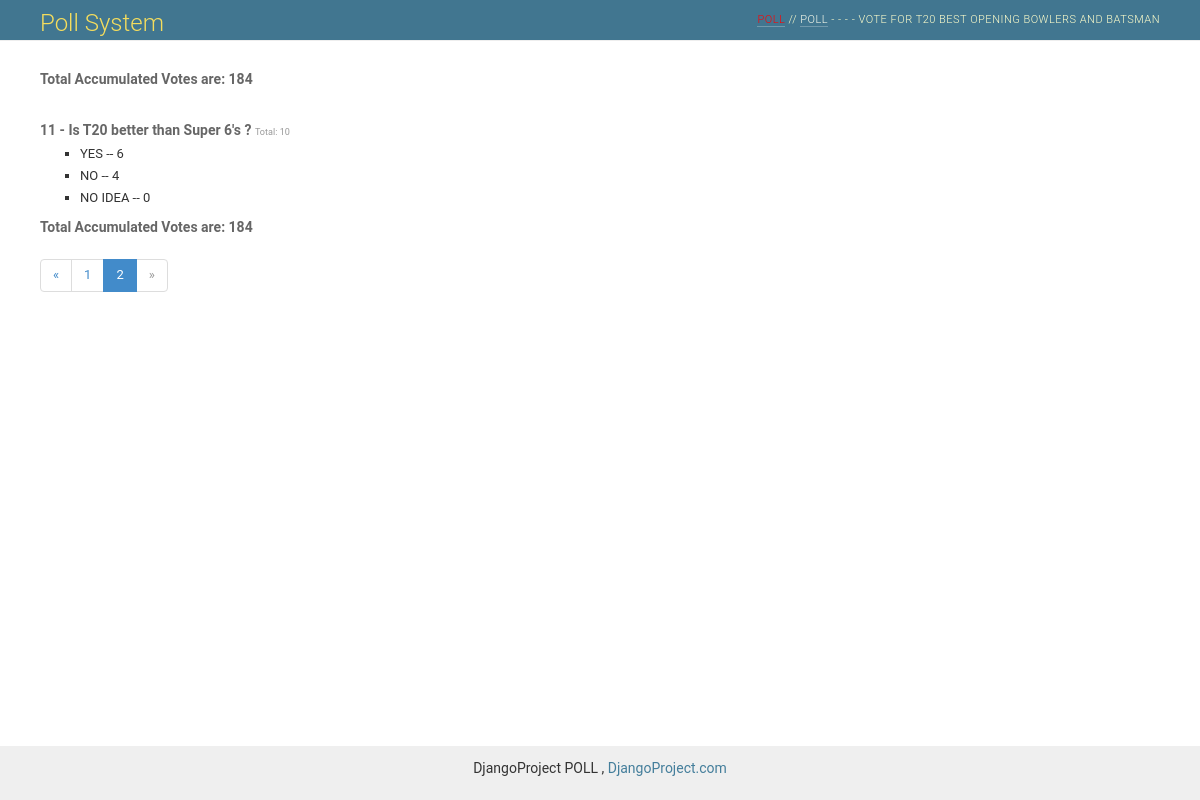
Before: /poll/viewall/?page=2 with the older database file.
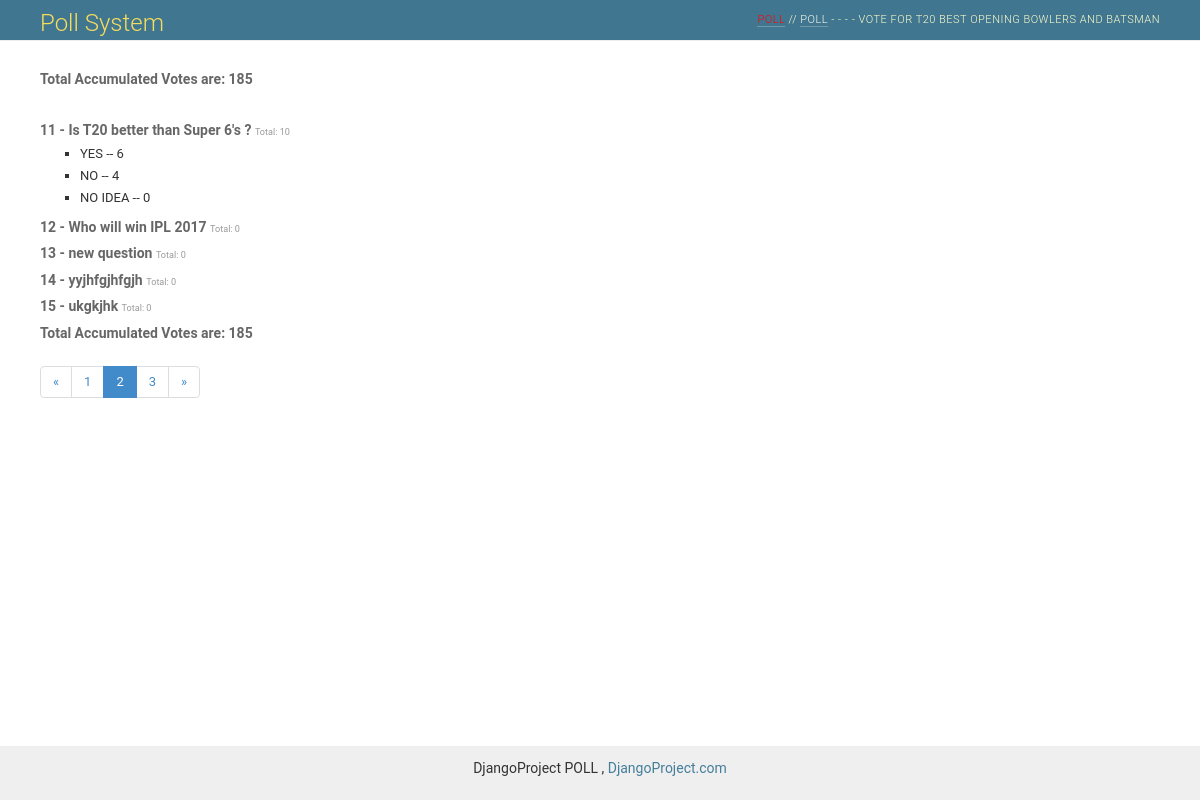
After: the same page with the newer database file.
### poll/models.py (models this page shows, shortened)
class Question(models.Model):
    question_text = models.CharField('Question ', max_length=500, help_text="Enter your Question")
    pub_date = models.CharField(help_text='Date Published', max_length=200)
    def was_published_recently(self):
        now = timezone.now()
        return now - datetime.timedelta(days=1) <= self.pub_date <= now
    was_published_recently.admin_order_field = 'pub_date'
    was_published_recently.boolean = True
    was_published_recently.short_description = 'Published recently?'

class Choice(models.Model):
    question = models.ForeignKey(Question, on_delete=models.CASCADE, blank=True)
    choice_text = models.CharField('Poll Option', max_length=200, help_text="Enter Poll option for Choosen Question")
    votes = models.IntegerField(default=0, help_text="Enter Vote Count")

### poll/views.py (the view)
def viewAllResults(request):
    question = Question.objects.all()
    choice = Choice.objects.all()
    score_total = {}
    for q in question:
        count = 0
        for c in choice:
            if c.question_id == q.id:
                count += c.votes
        score_total[q.id] = count
    total_votes = Choice.objects.all().aggregate(sumofvotes=Sum('votes'))
    page = request.GET.get('page', 1)
    paginator = Paginator(question, 5)
    try:
        question = paginator.page(page)
    except PageNotAnInteger:
        question = paginator.page(1)
    except EmptyPage:
        question = paginator.page(paginator.num_pages)
    return render(request, 'poll/viewall.html',
                  {'question': question,
                   'choice': choice,
                   'total_votes': total_votes,
                   'score_total': score_total, 'count': calculate()})

### poll/views.py (called while the page is built)
def calculate():
    question = Question.objects.count()
    choice = Choice.objects.count()
    totalVotes = [c.votes for c in Choice.objects.all()]
    return {'questionCount': question, 'choiceCount': choice, 'totalVotes': sum(totalVotes)}

### poll/templates/poll/viewall.html (shortened to what this page needs)
{% extends "poll/base.html" %}
{% block content %}
    <h3>Total Accumulated Votes are: {{ total_votes.sumofvotes }} </h3><br/>
    {% for q in question %}
        <h3>
            {{ q.id }} - {{ q.question_text }}
            {% for score,value in score_total.items %}
                {% if q.id == score %}
                    <small>Total: {{ value }}</small>
                {% endif %}
            {% endfor %}
        </h3>
        <ul>
            {% for c in choice %}
                {% if c.question_id == q.id %}
                    <li>{{ c.choice_text|upper }} -- {{ c.votes }}</li>
                {% endif %}
            {% endfor %}
        </ul>
    {% endfor %}
    <h3>Total Accumulated Votes are: {{ total_votes.sumofvotes }} </h3>
    {% if question.has_other_pages %}
        <ul class="pagination">
            {% if question.has_previous %}
                <li><a href="?page={{ question.previous_page_number }}">&laquo;</a></li>
            {% else %}
                <li class="disabled"><span>&laquo;</span></li>
            {% endif %}
            {% for i in question.paginator.page_range %}
                {% if question.number == i %}
                    <li class="active"><span>{{ i }} <span class="sr-only">(current)</span></span></li>
                {% else %}
                    <li><a href="?page={{ i }}">{{ i }}</a></li>
                {% endif %}
            {% endfor %}
            {% if question.has_next %}
                <li><a href="?page={{ question.next_page_number }}">&raquo;</a></li>
            {% else %}
                <li class="disabled"><span>&raquo;</span></li>
            {% endif %}
        </ul>
    {% endif %}
{% endblock %}

Changed rows visible on the page:
added Question: id "12", question_text "Who will win IPL 2017", score_total "0"
added Question: id "13", question_text "new question", score_total "0"
added Question: id "14", question_text "yyjhfgjhfgjh", score_total "0"
added Question: id "15", question_text "ukgkjhk", score_total "0"
Other visible differences:
{{ total_votes.sumofvotes }}: "184" → "185"
new list line: "3"
